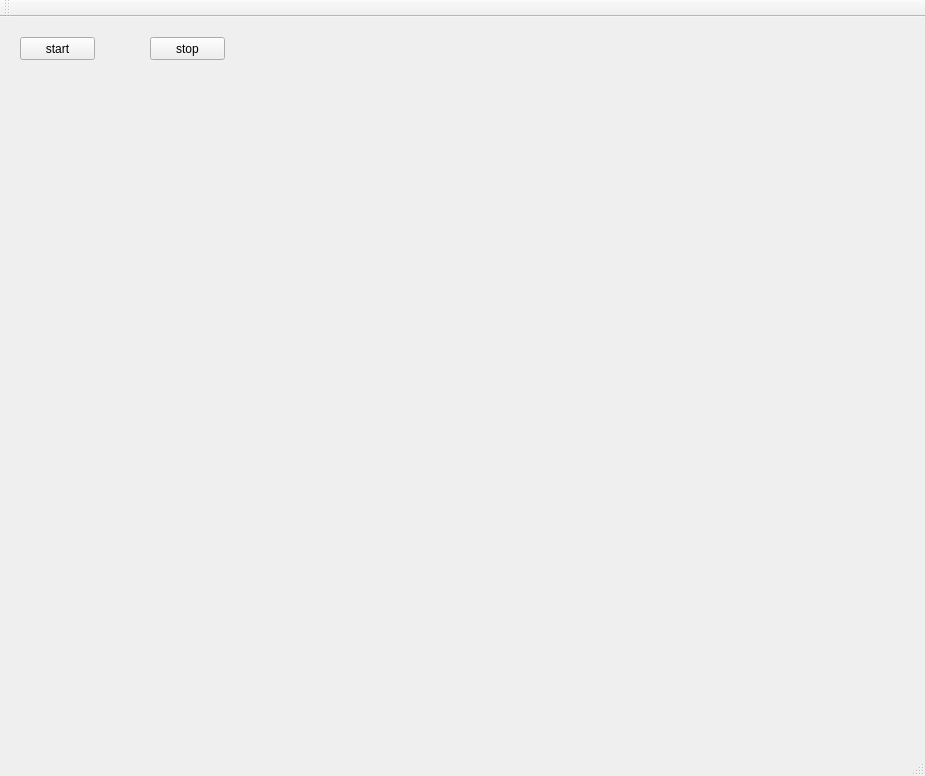
<?xml version="1.0" encoding="UTF-8"?>
<ui version="4.0">
 <class>MainWindow</class>
 <widget class="QMainWindow" name="MainWindow">
  <property name="geometry">
   <rect>
    <x>0</x>
    <y>0</y>
    <width>925</width>
    <height>776</height>
   </rect>
  </property>
  <property name="windowTitle">
   <string>MainWindow</string>
  </property>
  <widget class="QWidget" name="centralWidget">
   <widget class="QLabel" name="Lab_VideoOut">
    <property name="geometry">
     <rect>
      <x>70</x>
      <y>90</y>
      <width>640</width>
      <height>360</height>
     </rect>
    </property>
    <property name="text">
     <string/>
    </property>
   </widget>
   <widget class="QPushButton" name="Btn_Start">
    <property name="geometry">
     <rect>
      <x>20</x>
      <y>20</y>
      <width>75</width>
      <height>23</height>
     </rect>
    </property>
    <property name="text">
     <string>start</string>
    </property>
   </widget>
   <widget class="QPushButton" name="Btn_Stop">
    <property name="geometry">
     <rect>
      <x>150</x>
      <y>20</y>
      <width>75</width>
      <height>23</height>
     </rect>
    </property>
    <property name="text">
     <string>stop</string>
    </property>
   </widget>
  </widget>
  <widget class="QMenuBar" name="menuBar">
   <property name="geometry">
    <rect>
     <x>0</x>
     <y>0</y>
     <width>925</width>
     <height>23</height>
    </rect>
   </property>
  </widget>
  <widget class="QToolBar" name="mainToolBar">
   <attribute name="toolBarArea">
    <enum>TopToolBarArea</enum>
   </attribute>
   <attribute name="toolBarBreak">
    <bool>false</bool>
   </attribute>
  </widget>
  <widget class="QStatusBar" name="statusBar"/>
 </widget>
 <layoutdefault spacing="6" margin="11"/>
 <resources/>
 <connections/>
</ui>
